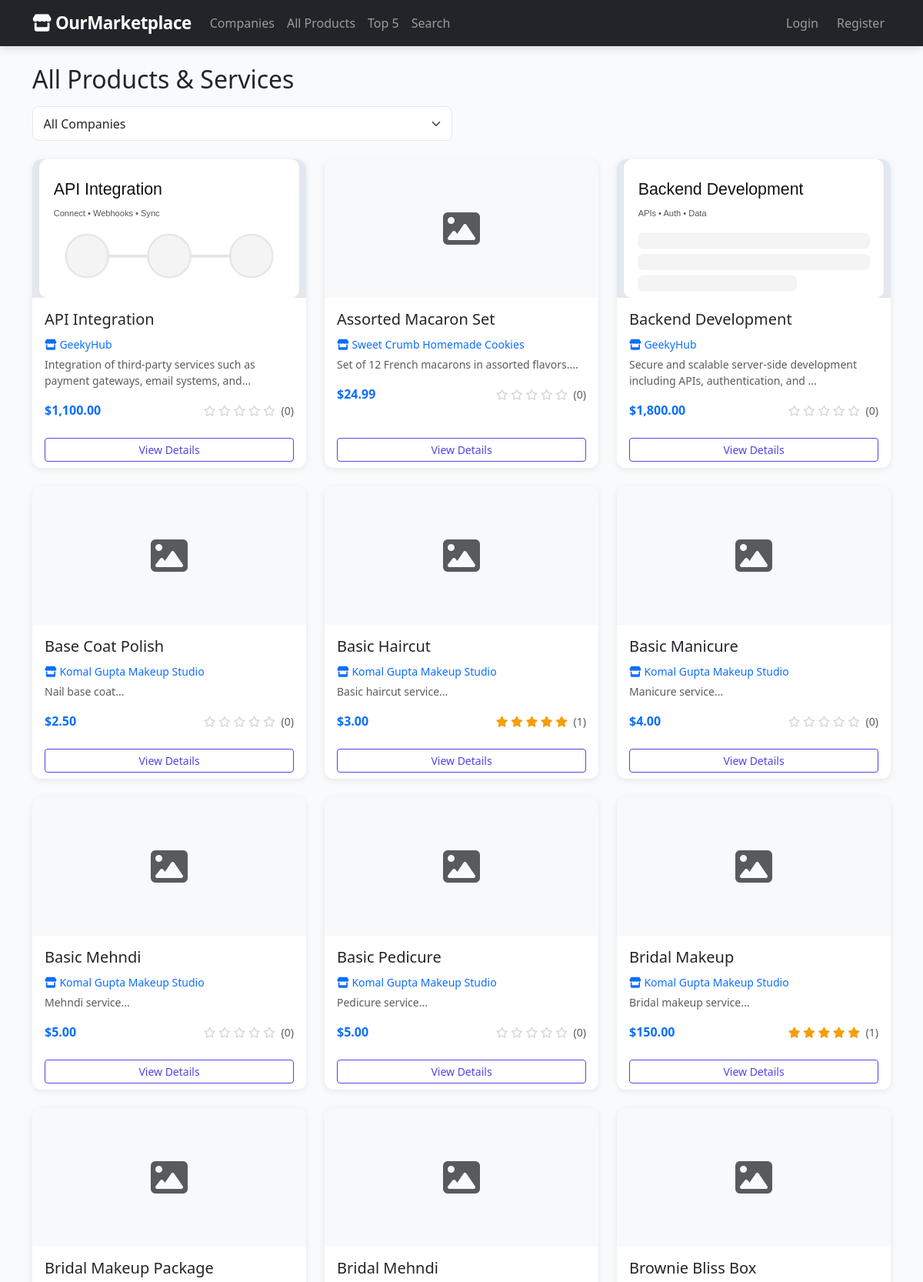
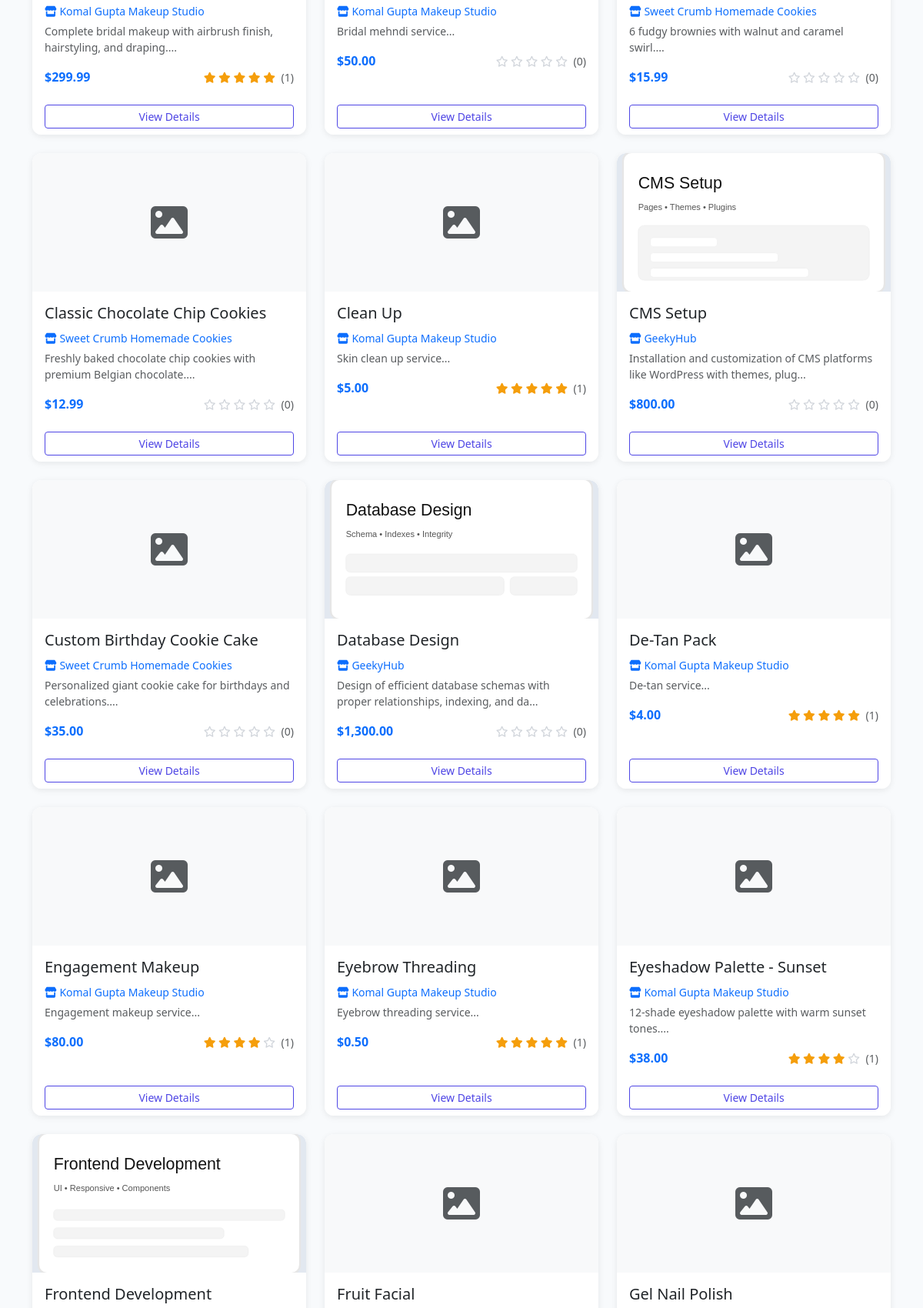
Screenshot of /products/index.php (upper part) with the database file from the repository (2 pictures, top to bottom).
### tables this page shows
CREATE TABLE products (
    id INT AUTO_INCREMENT PRIMARY KEY,
    company_id INT NOT NULL,
    name VARCHAR(150) NOT NULL,
    description TEXT,
    price DECIMAL(10,2),
    image_url VARCHAR(255),
    category VARCHAR(50),
    created_at TIMESTAMP DEFAULT CURRENT_TIMESTAMP,
    FOREIGN KEY (company_id) REFERENCES companies(id) ON DELETE CASCADE
);

CREATE TABLE companies (
    id INT AUTO_INCREMENT PRIMARY KEY,
    name VARCHAR(100) NOT NULL,
    slug VARCHAR(50) UNIQUE NOT NULL,
    description TEXT,
    owner_name VARCHAR(100),
    website_url VARCHAR(255),
    logo_url VARCHAR(255),
    category VARCHAR(50),
    created_at TIMESTAMP DEFAULT CURRENT_TIMESTAMP
);

### config/database.php (called while the page is built, shortened)
<?php
function baseUrl($path = '') {
    return BASE_URL . $path;
}

### includes/session.php (called while the page is built, shortened)
<?php
function isLoggedIn() {
    return isset($_SESSION['user_id']);
}

### products/index.php (the view, shortened to what this page needs)
<?php
require_once __DIR__ . '/../includes/header.php';
$conn = getDBConnection();
$sql = "
    SELECT p.*, c.name AS company_name, c.slug AS company_slug,
           COALESCE(AVG(r.rating), 0) AS avg_rating,
           COUNT(r.id) AS review_count
    FROM products p
    JOIN companies c ON c.id = p.company_id
    LEFT JOIN reviews r ON r.product_id = p.id
";
$sql .= " GROUP BY p.id ORDER BY p.name";
$products = $conn->query($sql);
?>
<h2 class="mb-3">All Products & Services</h2>
<div class="row mb-4">
    <div class="col-md-6">
        <form method="GET" class="d-flex gap-2">
            <select name="company" class="form-select" onchange="this.form.submit()">
                <option value="0">All Companies</option>
            </select>
        </form>
    </div>
</div>
<div class="row g-4">
    <?php if ($products && $products->num_rows > 0): ?>
        <?php while ($product = $products->fetch_assoc()): ?>
        <div class="col-md-6 col-lg-4">
            <div class="card h-100">
                <?php if (!empty($product['image_url']) && file_exists(__DIR__ . '/../' . $product['image_url'])): ?>
                    <img src="<?php echo baseUrl('/' . $product['image_url']); ?>" class="card-img-top" alt="<?php echo htmlspecialchars($product['name']); ?>" style="height:180px;object-fit:cover;">
                <?php else: ?>
                    <div class="card-img-top d-flex align-items-center justify-content-center bg-light" style="height:180px;">
                        <i class="fas fa-image fa-3x text-muted"></i>
                    </div>
                <?php endif; ?>
                <div class="card-body">
                    <h5 class="card-title"><?php echo htmlspecialchars($product['name']); ?></h5>
                    <p class="mb-1">
                        <a href="<?php echo baseUrl('/companies/view.php?id=' . $product['company_id']); ?>" class="text-decoration-none small">
                            <i class="fas fa-store"></i> <?php echo htmlspecialchars($product['company_name']); ?>
                        </a>
                    </p>
                    <p class="card-text text-muted small">
                        <?php echo htmlspecialchars(substr($product['description'], 0, 80)); ?>...
                    </p>
                    <div class="d-flex justify-content-between align-items-center">
                        <span class="fw-bold text-primary">$<?php echo number_format($product['price'], 2); ?></span>
                        <div class="stars small">
                            <?php
                            $avg = round($product['avg_rating'], 1);
                            for ($i = 1; $i <= 5; $i++):
                                if ($i <= $avg):
                            ?>
                                <i class="fas fa-star"></i>
                            <?php elseif ($i - 0.5 <= $avg): ?>
                                <i class="fas fa-star-half-alt"></i>
                            <?php else: ?>
                                <i class="far fa-star empty"></i>
                            <?php endif; endfor; ?>
                            <span class="text-muted ms-1">(<?php echo $product['review_count']; ?>)</span>
                        </div>
                    </div>
                </div>
                <div class="card-footer bg-white border-0">
                    <a href="<?php echo baseUrl('/products/view.php?id=' . $product['id']); ?>" class="btn btn-outline-primary btn-sm w-100">
                        View Details
                    </a>
                </div>
            </div>
        </div>
        <?php endwhile; ?>
    <?php else: ?>
        <div class="col-12">
            <div class="alert alert-info">No products found.</div>
        </div>
    <?php endif; ?>
</div>
<?php
require_once __DIR__ . '/../includes/footer.php';
?>

### includes/header.php (shortened to what this page needs)
<?php
require_once __DIR__ . '/../config/database.php';
require_once __DIR__ . '/session.php';
?>
<!DOCTYPE html>
<html lang="en">
<head>
    <link href="https://cdn.jsdelivr.net/npm/bootstrap@5.3.0/dist/css/bootstrap.min.css" rel="stylesheet">
    <link href="https://cdnjs.cloudflare.com/ajax/libs/font-awesome/6.4.0/css/all.min.css" rel="stylesheet">
    <link href="<?php echo baseUrl('/assets/css/style.css'); ?>" rel="stylesheet">
</head>
<body>
<nav class="navbar navbar-expand-lg navbar-dark bg-dark">
    <div class="container">
        <a class="navbar-brand fw-bold" href="<?php echo baseUrl('/index.php'); ?>">
            <i class="fas fa-store"></i> OurMarketplace
        </a>
        <div class="collapse navbar-collapse" id="navbarNav">
            <ul class="navbar-nav me-auto">
                <li class="nav-item">
                    <a class="nav-link" href="<?php echo baseUrl('/companies/index.php'); ?>">Companies</a>
                </li>
                <li class="nav-item">
                    <a class="nav-link" href="<?php echo baseUrl('/products/index.php'); ?>">All Products</a>
                </li>
                <li class="nav-item">
                    <a class="nav-link" href="<?php echo baseUrl('/rankings/marketplace_top5.php'); ?>">Top 5</a>
                </li>
                <li class="nav-item">
                    <a class="nav-link" href="<?php echo baseUrl('/products/search.php'); ?>">Search</a>
                </li>
            </ul>
            <ul class="navbar-nav">
                <?php if (isLoggedIn()): ?>
                    <li class="nav-item">
                        <a class="nav-link" href="<?php echo baseUrl('/tracking/history.php'); ?>">
                            <i class="fas fa-history"></i> My Visits
                        </a>
                    </li>
                    <li class="nav-item">
                        <a class="nav-link" href="<?php echo baseUrl('/wishlist/index.php'); ?>">
                            <i class="fas fa-heart"></i> Wishlist
                        </a>
                    </li>
                    <li class="nav-item dropdown">
                        <a class="nav-link dropdown-toggle" href="#" role="button" data-bs-toggle="dropdown">
                            <i class="fas fa-user"></i> <?php echo htmlspecialchars(getCurrentFullName()); ?>
                        </a>
                        <ul class="dropdown-menu dropdown-menu-end">
                            <li><a class="dropdown-item" href="<?php echo baseUrl('/dashboard.php'); ?>">Dashboard</a></li>
                            <li><a class="dropdown-item" href="<?php echo baseUrl('/wishlist/index.php'); ?>">My Wishlist</a></li>
                            <li><hr class="dropdown-divider"></li>
                            <li><a class="dropdown-item" href="<?php echo baseUrl('/auth/logout.php'); ?>">Logout</a></li>
                        </ul>
                    </li>
                <?php else: ?>
                    <li class="nav-item">
                        <a class="nav-link" href="<?php echo baseUrl('/auth/login.php'); ?>">Login</a>
                    </li>
                    <li class="nav-item">
                        <a class="nav-link btn btn-outline-light btn-sm ms-2" href="<?php echo baseUrl('/auth/register.php'); ?>">Register</a>
                    </li>
                <?php endif; ?>
            </ul>
        </div>
    </div>
</nav>
<main class="container py-4">

### includes/footer.php (shortened to what this page needs)
</main>
</body>
</html>

### assets/css/style.css (style rules this page uses)
:root { --primary: #4f46e5; --primary-light: #6366f1; --primary-dark: #3730a3; --secondary: #f59e0b; --dark: #1e293b; --light-bg: #f8fafc; --card-shadow: 0 2px 8px rgba(0,0,0,0.08); --card-hover-shadow: 0 8px 24px rgba(0,0,0,0.12); }
body { font-family: 'Segoe UI', Tahoma, Geneva, Verdana, sans-serif; background-color: var(--light-bg); min-height: 100vh; display: flex; flex-direction: column; }
main { flex: 1; }
.navbar { box-shadow: 0 2px 12px rgba(0,0,0,0.15); }
.navbar-brand { font-size: 1.4rem; letter-spacing: -0.5px; }
.navbar .nav-link { padding: 0.5rem 0.85rem; border-radius: 0.375rem; transition: background 0.2s; }
.card { border: none; box-shadow: var(--card-shadow); transition: transform 0.2s ease, box-shadow 0.2s ease; border-radius: 0.75rem; overflow: hidden; }
.card-img-top { border-radius: 0.75rem 0.75rem 0 0; height: 200px; object-fit: cover; background-color: #e2e8f0; }
.card-footer { border-top: 1px solid #f1f5f9; }
.stars { color: var(--secondary); }
.stars .empty { color: #d1d5db; }
.btn-outline-primary { color: var(--primary); border-color: var(--primary); }
.form-control, .form-select { border-radius: 0.5rem; border-color: #e2e8f0; padding: 0.6rem 0.85rem; }

### rows the page displays
products: image_url (picture), name "API Integration", company.name "GeekyHub", description "Integration of third-party services such as payment gateways, email systems, and", price "1,100.00", review_count "0"
products: name "Assorted Macaron Set", company.name "Sweet Crumb Homemade Cookies", description "Set of 12 French macarons in assorted flavors.", price "24.99", review_count "0"
products: image_url (picture), name "Backend Development", company.name "GeekyHub", description "Secure and scalable server-side development including APIs, authentication, and", price "1,800.00", review_count "0"
products: name "Base Coat Polish", company.name "Komal Gupta Makeup Studio", description "Nail base coat", price "2.50", review_count "0"
products: name "Basic Haircut", company.name "Komal Gupta Makeup Studio", description "Basic haircut service", price "3.00", review_count "1"
products: name "Basic Manicure", company.name "Komal Gupta Makeup Studio", description "Manicure service", price "4.00", review_count "0"
products: name "Basic Mehndi", company.name "Komal Gupta Makeup Studio", description "Mehndi service", price "5.00", review_count "0"
products: name "Basic Pedicure", company.name "Komal Gupta Makeup Studio", description "Pedicure service", price "5.00", review_count "0"
products: name "Bridal Makeup", company.name "Komal Gupta Makeup Studio", description "Bridal makeup service", price "150.00", review_count "1"
products: name "Bridal Makeup Package", company.name "Komal Gupta Makeup Studio", description "Complete bridal makeup with airbrush finish, hairstyling, and draping.", price "299.99", review_count "1"
products: name "Bridal Mehndi", company.name "Komal Gupta Makeup Studio", description "Bridal mehndi service", price "50.00", review_count "0"
products: name "Brownie Bliss Box", company.name "Sweet Crumb Homemade Cookies", description "6 fudgy brownies with walnut and caramel swirl.", price "15.99", review_count "0"
products: name "Classic Chocolate Chip Cookies", company.name "Sweet Crumb Homemade Cookies", description "Freshly baked chocolate chip cookies with premium Belgian chocolate.", price "12.99", review_count "0"
products: name "Clean Up", company.name "Komal Gupta Makeup Studio", description "Skin clean up service", price "5.00", review_count "1"
products: image_url (picture), name "CMS Setup", company.name "GeekyHub", description "Installation and customization of CMS platforms like WordPress with themes, plug", price "800.00", review_count "0"
products: name "Custom Birthday Cookie Cake", company.name "Sweet Crumb Homemade Cookies", description "Personalized giant cookie cake for birthdays and celebrations.", price "35.00", review_count "0"
products: image_url (picture), name "Database Design", company.name "GeekyHub", description "Design of efficient database schemas with proper relationships, indexing, and da", price "1,300.00", review_count "0"
products: name "De-Tan Pack", company.name "Komal Gupta Makeup Studio", description "De-tan service", price "4.00", review_count "1"
products: name "Engagement Makeup", company.name "Komal Gupta Makeup Studio", description "Engagement makeup service", price "80.00", review_count "1"
products: name "Eyebrow Threading", company.name "Komal Gupta Makeup Studio", description "Eyebrow threading service", price "0.50", review_count "1"
products: name "Eyeshadow Palette - Sunset", company.name "Komal Gupta Makeup Studio", description "12-shade eyeshadow palette with warm sunset tones.", price "38.00", review_count "1"
products: image_url (picture), name "Frontend Development"
products: name "Fruit Facial"
products: name "Gel Nail Polish"
